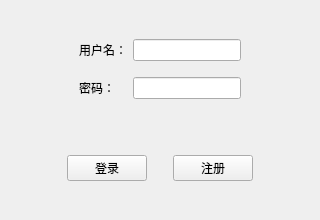
<?xml version="1.0" encoding="UTF-8"?>
<ui version="4.0">
 <class>Widget</class>
 <widget class="QWidget" name="Widget">
  <property name="geometry">
   <rect>
    <x>0</x>
    <y>0</y>
    <width>320</width>
    <height>220</height>
   </rect>
  </property>
  <property name="minimumSize">
   <size>
    <width>320</width>
    <height>220</height>
   </size>
  </property>
  <property name="maximumSize">
   <size>
    <width>320</width>
    <height>220</height>
   </size>
  </property>
  <property name="windowTitle">
   <string>Widget</string>
  </property>
  <layout class="QVBoxLayout" name="verticalLayout_3">
   <property name="leftMargin">
    <number>0</number>
   </property>
   <property name="topMargin">
    <number>0</number>
   </property>
   <property name="rightMargin">
    <number>0</number>
   </property>
   <property name="bottomMargin">
    <number>0</number>
   </property>
   <item>
    <widget class="QWidget" name="widget" native="true">
     <property name="sizePolicy">
      <sizepolicy hsizetype="Preferred" vsizetype="Fixed">
       <horstretch>0</horstretch>
       <verstretch>0</verstretch>
      </sizepolicy>
     </property>
     <layout class="QGridLayout" name="gridLayout">
      <item row="0" column="1">
       <widget class="QLabel" name="label">
        <property name="text">
         <string>用户名：</string>
        </property>
       </widget>
      </item>
      <item row="2" column="2">
       <widget class="QLineEdit" name="lineEdit_2"/>
      </item>
      <item row="2" column="1">
       <widget class="QLabel" name="label_2">
        <property name="text">
         <string>密码：</string>
        </property>
       </widget>
      </item>
      <item row="0" column="2">
       <widget class="QLineEdit" name="lineEdit"/>
      </item>
      <item row="0" column="0">
       <spacer name="horizontalSpacer_4">
        <property name="orientation">
         <enum>Qt::Horizontal</enum>
        </property>
        <property name="sizeHint" stdset="0">
         <size>
          <width>40</width>
          <height>20</height>
         </size>
        </property>
       </spacer>
      </item>
      <item row="0" column="3">
       <spacer name="horizontalSpacer_5">
        <property name="orientation">
         <enum>Qt::Horizontal</enum>
        </property>
        <property name="sizeHint" stdset="0">
         <size>
          <width>40</width>
          <height>20</height>
         </size>
        </property>
       </spacer>
      </item>
      <item row="1" column="1">
       <spacer name="verticalSpacer">
        <property name="orientation">
         <enum>Qt::Vertical</enum>
        </property>
        <property name="sizeHint" stdset="0">
         <size>
          <width>20</width>
          <height>10</height>
         </size>
        </property>
       </spacer>
      </item>
     </layout>
    </widget>
   </item>
   <item>
    <widget class="QWidget" name="widget_2" native="true">
     <property name="sizePolicy">
      <sizepolicy hsizetype="Preferred" vsizetype="Fixed">
       <horstretch>0</horstretch>
       <verstretch>0</verstretch>
      </sizepolicy>
     </property>
     <layout class="QHBoxLayout" name="horizontalLayout_4">
      <item>
       <spacer name="horizontalSpacer">
        <property name="orientation">
         <enum>Qt::Horizontal</enum>
        </property>
        <property name="sizeHint" stdset="0">
         <size>
          <width>40</width>
          <height>20</height>
         </size>
        </property>
       </spacer>
      </item>
      <item>
       <widget class="QPushButton" name="pushButton">
        <property name="text">
         <string>登录</string>
        </property>
       </widget>
      </item>
      <item>
       <spacer name="horizontalSpacer_3">
        <property name="orientation">
         <enum>Qt::Horizontal</enum>
        </property>
        <property name="sizeType">
         <enum>QSizePolicy::Fixed</enum>
        </property>
        <property name="sizeHint" stdset="0">
         <size>
          <width>20</width>
          <height>20</height>
         </size>
        </property>
       </spacer>
      </item>
      <item>
       <widget class="QPushButton" name="pushButton_2">
        <property name="text">
         <string>注册</string>
        </property>
       </widget>
      </item>
      <item>
       <spacer name="horizontalSpacer_2">
        <property name="orientation">
         <enum>Qt::Horizontal</enum>
        </property>
        <property name="sizeHint" stdset="0">
         <size>
          <width>40</width>
          <height>20</height>
         </size>
        </property>
       </spacer>
      </item>
     </layout>
    </widget>
   </item>
  </layout>
 </widget>
 <layoutdefault spacing="6" margin="11"/>
 <resources/>
 <connections/>
</ui>
